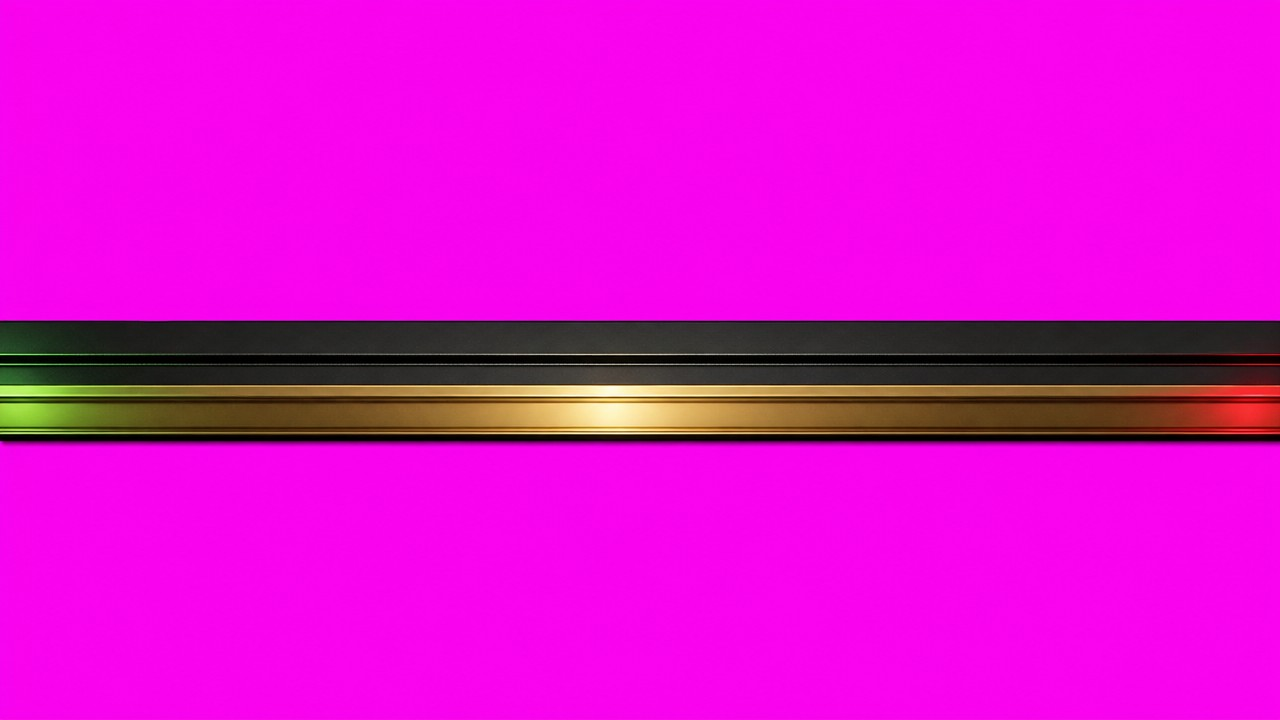
#> input picture ez/tools/concepts/worlds/comic/story/h/stand/img/ledge.jpg, 1280 x 720 px, given in place of ledge.jpg.jpg, which was not available
$ python key.py img/ledge.jpg
#> lines starting #> are read from the running program, lines starting #| are printed output that depends on the picture; after the words box and inside, x2 and y2 are one past the last pixel; in counts of white or black regions, pixels touching at a corner belong together
#> further down, im is the input picture: PIL image 1280x720 RGB; mean R, G, B 219.8, 13.3, 204.3
# /usr/bin/python3 key.py <names...> : keys the magenta out of img/<name>.jpg, crops to the opaque box, writes img/<name>.webp (alpha) and prints the box and, for 'slab', the window (keyed hole) and the label (cream) rects as fractions.
import sys
from PIL import Image,ImageFilter
import numpy as np
def key(im):
  a=np.asarray(im.convert('RGB')).astype(float);r,g,b=a[...,0],a[...,1],a[...,2]
  m=np.clip(((np.minimum(r,b)-g)-40)/60,0,1);al=1-m
  out=a.copy();mc=np.clip(np.minimum(r,b)-g,0,None)*.92;out[...,0]-=mc;out[...,2]-=mc;r,g,b=out[...,0],out[...,1],out[...,2];edge=(al>0)&(al<1)
  out[...,0]=np.where(edge,np.minimum(r,g+(r-g)*al),r);out[...,2]=np.where(edge,np.minimum(b,g+(b-g)*al*.6),b)
  A=Image.fromarray((al*255).astype('uint8')).filter(ImageFilter.MinFilter(3)).filter(ImageFilter.GaussianBlur(.7))
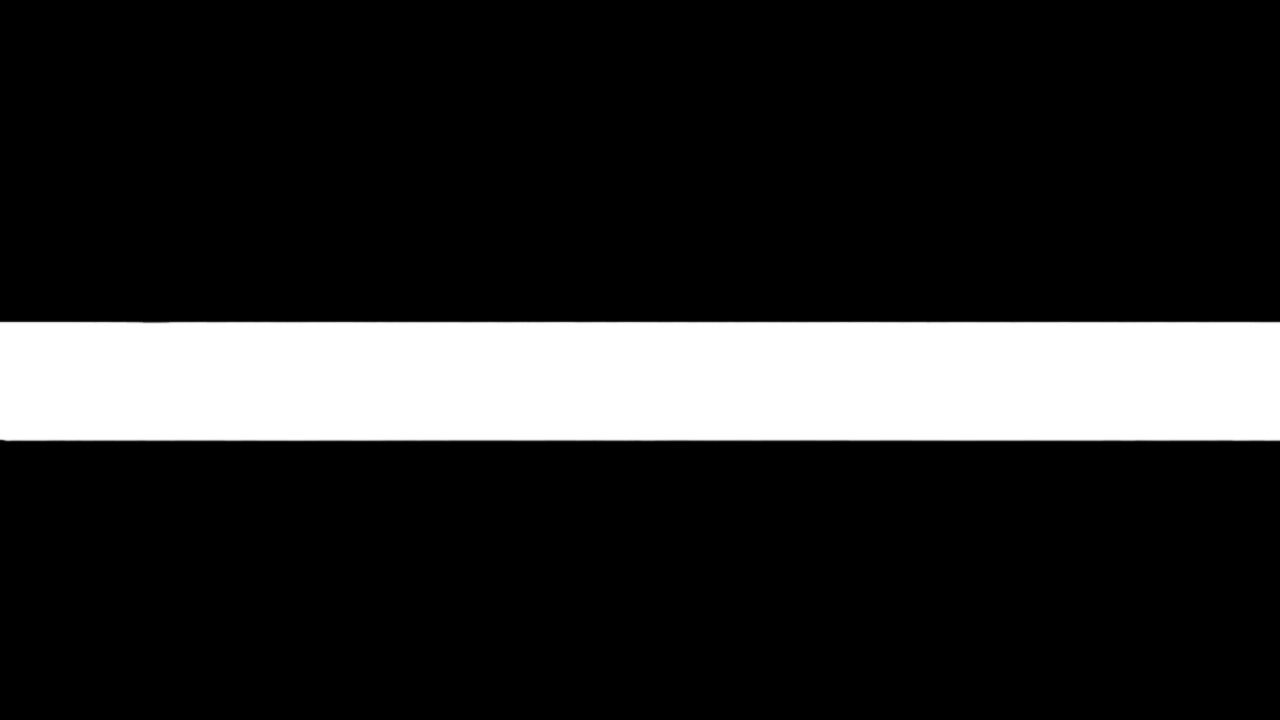
#> A: PIL image 1280x720 L; min 0, max 255, mean 42
  o=Image.fromarray(out.clip(0,255).astype('uint8'));o.putalpha(A);return o,al
#> after `o = Image.fromarray(out.clip(0, 255).astype('uint8'))`:
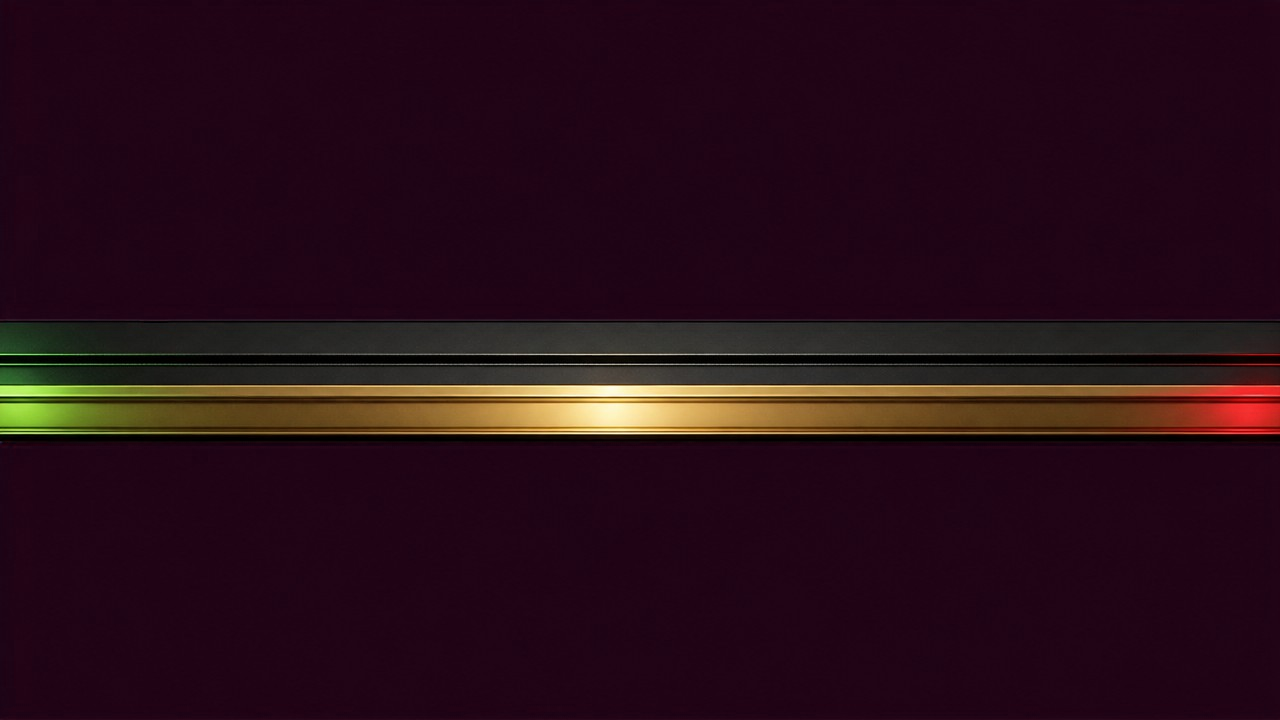
#> o: PIL image 1280x720 RGB; mean R, G, B 39.7, 13.3, 24.2
#> after `o.putalpha(A)`:
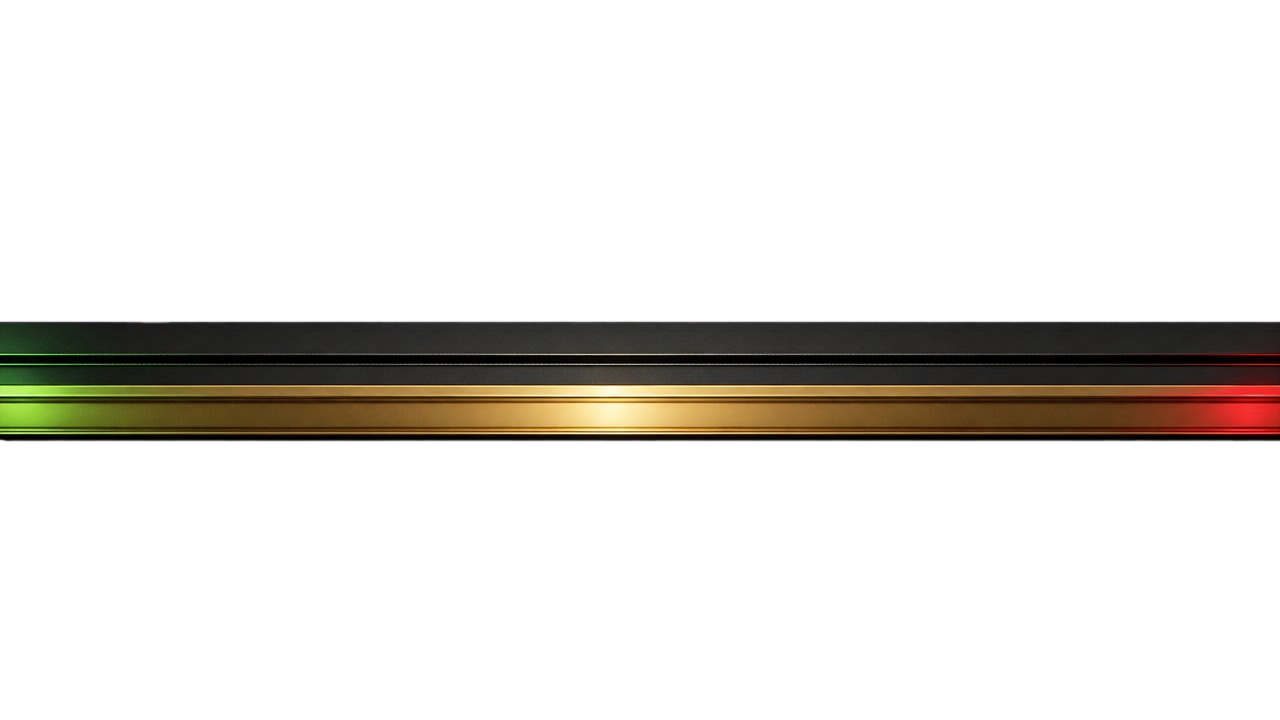
#> o: PIL image 1280x720 RGBA; mean R, G, B, A 39.7, 13.3, 24.2, 42; transparent parts drawn white
for nm in sys.argv[1:]:
  im=Image.open(f'img/{nm}.jpg');o,al=key(im);op=al>.5
#> after `op = al > 0.5`:
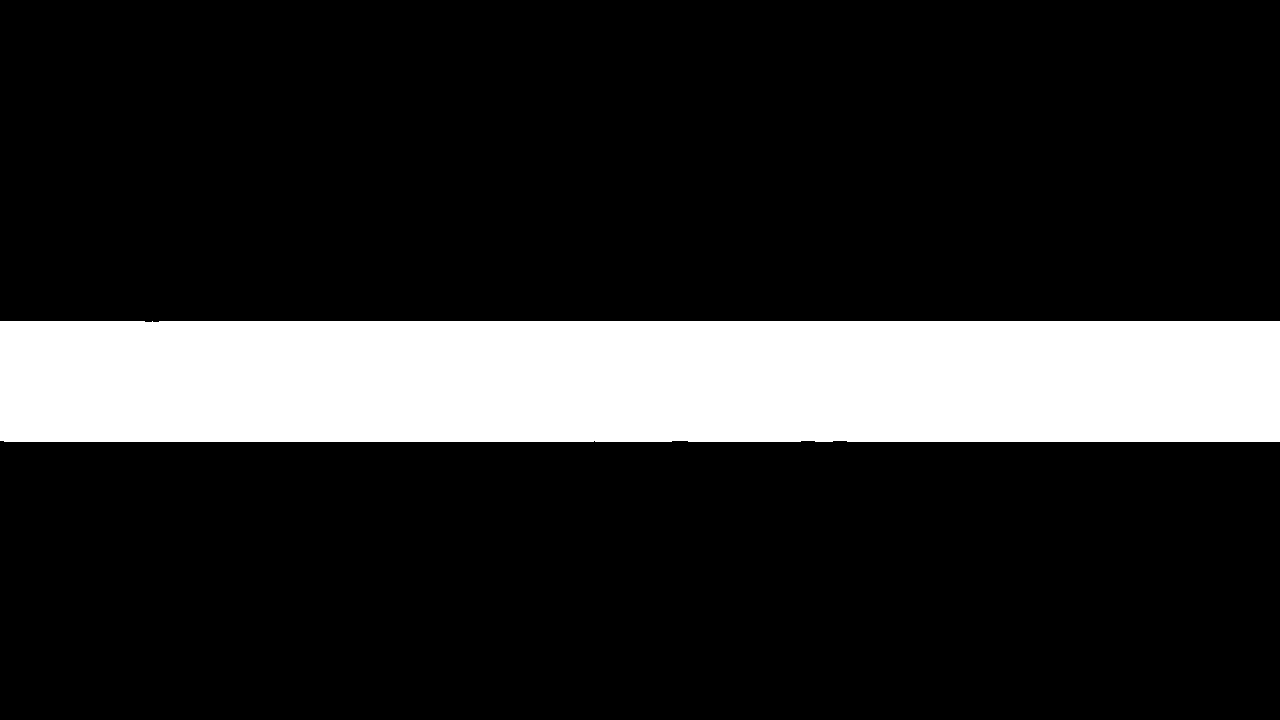
#> op: shape (720, 1280) bool; 16.8% white; 1 white region, box (x1, y1, x2, y2) and area: (0, 321, 1280, 442) 154818
  ys,xs=np.where(op);x0,y0,x1,y1=xs.min(),ys.min(),xs.max()+1,ys.max()+1
#> after `x0, y0, x1, y1 = (xs.min(), ys.min(), xs.max() + 1, ys.max() + 1)`: x0 = 0; y0 = 321; x1 = 1280; y1 = 442
  c=o.crop((x0,y0,x1,y1));W,H=c.size
#> after `c = o.crop((x0, y0, x1, y1))`:
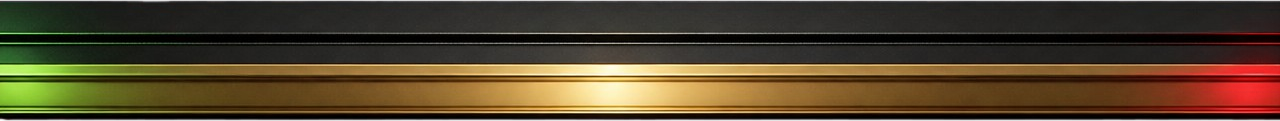
#> c: PIL image 1280x121 RGBA; mean R, G, B, A 77.8, 62.4, 38.6, 249.7; transparent parts drawn white
#> after `W, H = c.size`: W = 1280; H = 121
  if nm=='slab':
    a2=np.asarray(c.split()[3])<128;h,w=a2.shape
    # the window: the transparent hole inside the slab (not touching the border)
    cx=w//2;col=a2[:,cx];rows=np.where(col[int(h*.3):int(h*.95)])[0]+int(h*.3);y0w,y1w=rows.min(),rows.max()+1
    cy=(y0w+y1w)//2;rr=np.where(a2[cy,int(w*.05):int(w*.95)])[0]+int(w*.05);best=(0,rr.min(),y0w,rr.max()+1,y1w)
    print('window',[round(v,4) for v in (best[1]/w,best[2]/h,best[3]/w,best[4]/h)])
    rgb=np.asarray(c.convert('RGB')).astype(int);cr=(rgb[...,0]>200)&(rgb[...,1]>185)&(rgb[...,2]>150)&(np.abs(rgb[...,0]-rgb[...,2])<70)
    yy,xx=np.where(cr[:int(h*.4)]);print('cream',[round(v,4) for v in (np.percentile(xx,1)/w,np.percentile(yy,1)/h,np.percentile(xx,99)/w,np.percentile(yy,99)/h)])
    c.thumbnail((600,1200),Image.LANCZOS)
  elif nm in('ledge','box'):c=c.resize((2048,round(2048*H/W)),Image.LANCZOS)
  c.save(f'img/{nm}.webp',quality=88);print(nm,(x0,y0,x1,y1),im.size,'->',c.size)
#| img/ledge.jpg (0, 321, 1280, 442) (1280, 720) -> (1280, 121)
